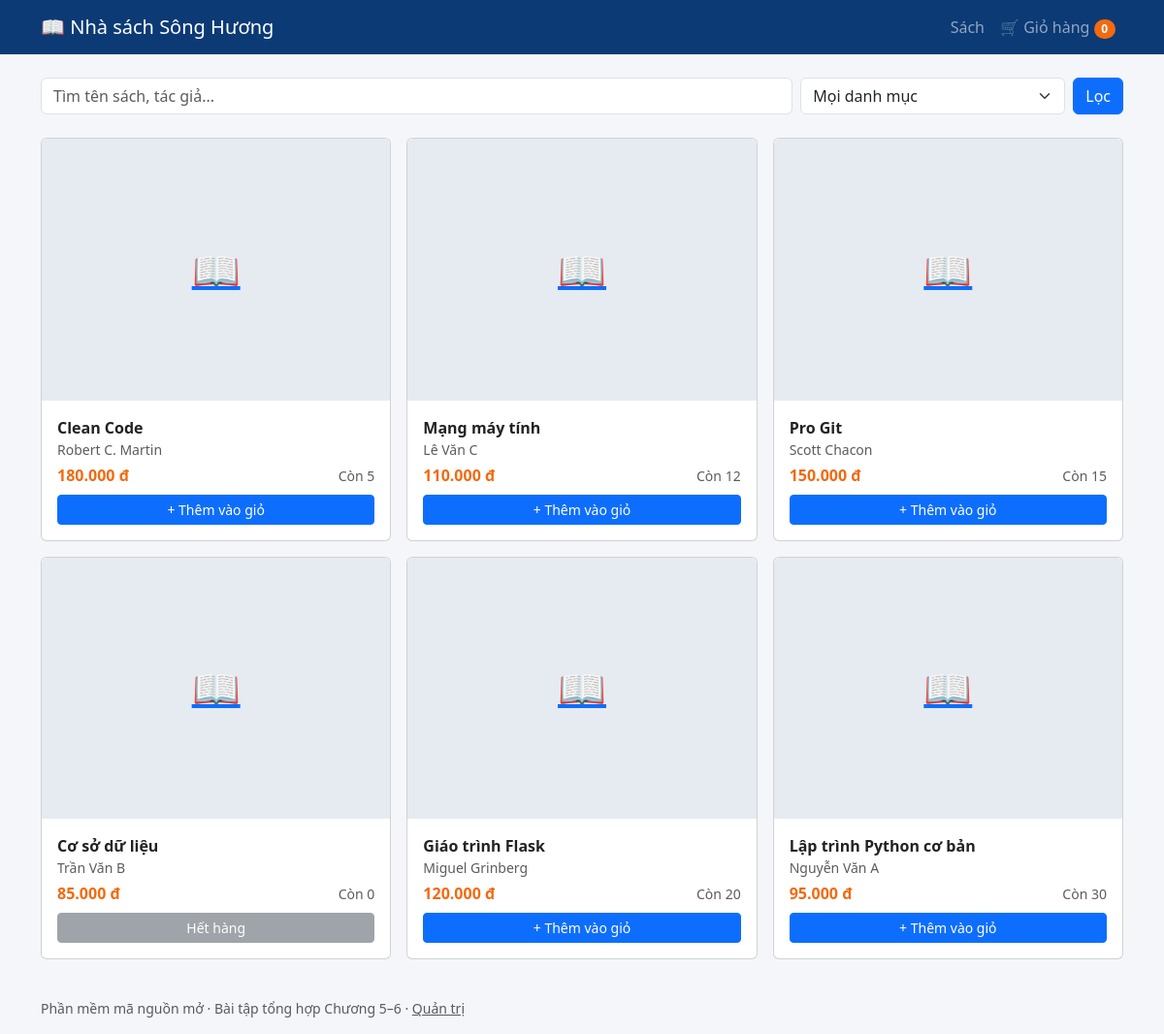
/books, run on the app's committed database.
### models.py (models this page shows, shortened)
class Book(db.Model):
    __tablename__ = "books"
    id = db.Column(db.Integer, primary_key=True)
    title = db.Column(db.String(200), nullable=False)
    author = db.Column(db.String(150), nullable=False)
    publisher = db.Column(db.String(150))
    year = db.Column(db.Integer)
    price = db.Column(db.Integer, nullable=False)
    stock = db.Column(db.Integer, nullable=False, default=0)
    description = db.Column(db.Text)
    cover = db.Column(db.String(100))  # tên file ảnh trong static/uploads/covers
    created_at = db.Column(db.DateTime, nullable=False, default=datetime.now)
    category_id = db.Column(db.Integer, db.ForeignKey("categories.id"), nullable=False)
    category = db.relationship("Category", back_populates="books")
    order_items = db.relationship("OrderItem", back_populates="book")

### shop.py (the view)
@bp.route("/books")
def book_list():
    q = request.args.get("q", "").strip()
    category_id = request.args.get("category", type=int)
    stmt = select(Book).order_by(Book.id.desc())
    if q:
        like = f"%{q}%"
        stmt = stmt.where(or_(Book.title.ilike(like), Book.author.ilike(like)))
    if category_id:
        stmt = stmt.where(Book.category_id == category_id)
    books = db.session.scalars(stmt).all()
    categories = db.session.scalars(select(Category).order_by(Category.name)).all()
    return render_template(
        "shop/book_list.html", books=books, categories=categories, q=q, category_id=category_id
    )

### utils.py (called while the page is built)
def vnd(value):
    return f"{int(value or 0):,}".replace(",", ".") + " đ"

def get_cart():
    cart = session.get("cart")
    return dict(cart) if isinstance(cart, dict) else {}

def cart_count():
    return sum(int(q) for q in get_cart().values())

### templates/shop/book_list.html (shortened to what this page needs)
{% extends "base.html" %}
{% from "_macros.html" import cover %}
{% block content %}
<form class="row g-2 mb-4" method="get" action="{{ url_for('shop.book_list') }}">
  <div class="col-md">
    <input class="form-control" name="q" value="{{ q }}" placeholder="Tìm tên sách, tác giả...">
  </div>
  <div class="col-md-3">
    <select name="category" class="form-select">
      <option value="">Mọi danh mục</option>
    </select>
  </div>
  <div class="col-auto"><button class="btn btn-primary">Lọc</button></div>
</form>
<div class="row row-cols-1 row-cols-sm-2 row-cols-lg-3 g-3">
  {% for b in books %}
  <div class="col">
    <div class="card h-100 book-card">
      <a href="{{ url_for('shop.book_detail', book_id=b.id) }}">{{ cover(b) }}</a>
      <div class="card-body d-flex flex-column">
        <a class="book-title" href="{{ url_for('shop.book_detail', book_id=b.id) }}">{{ b.title }}</a>
        <div class="small text-muted">{{ b.author }}</div>
        <div class="d-flex justify-content-between align-items-baseline mt-1">
          <span class="price">{{ b.price|vnd }}</span>
          <span class="small text-muted">Còn {{ b.stock }}</span>
        </div>
        {% if b.stock > 0 %}
        <form method="post" action="{{ url_for('shop.cart_add', book_id=b.id) }}" class="mt-auto pt-2">
          <button class="btn btn-primary btn-sm w-100">+ Thêm vào giỏ</button>
        </form>
        {% else %}
        <button class="btn btn-secondary btn-sm w-100 mt-auto" disabled>Hết hàng</button>
        {% endif %}
      </div>
    </div>
  </div>
  {% endfor %}
</div>
{% endblock %}

### templates/base.html (shortened to what this page needs)
<!doctype html>
<html lang="vi">
<head>
  <link href="https://cdn.jsdelivr.net/npm/bootstrap@5.3.3/dist/css/bootstrap.min.css" rel="stylesheet">
  <link href="{{ url_for('static', filename='css/style.css') }}" rel="stylesheet">
</head>
<body>
{% block body %}
<nav class="navbar navbar-expand navbar-dark shop-nav">
  <div class="container">
    <a class="navbar-brand" href="{{ url_for('shop.book_list') }}">📖 Nhà sách Sông Hương</a>
    <ul class="navbar-nav ms-auto align-items-center">
      <li class="nav-item"><a class="nav-link" href="{{ url_for('shop.book_list') }}">Sách</a></li>
      <li class="nav-item">
        <a class="nav-link" href="{{ url_for('shop.cart') }}">🛒 Giỏ hàng
          <span class="badge rounded-pill cart-badge">{{ cart_count }}</span></a>
      </li>
    </ul>
  </div>
</nav>
<main class="container py-4">
  {% block content %}{% endblock %}
</main>
<footer class="container py-3 text-muted small">
  Phần mềm mã nguồn mở · Bài tập tổng hợp Chương 5–6 ·
  <a href="{{ url_for('admin.dashboard') }}" class="text-muted">Quản trị</a>
</footer>
{% endblock %}
</body>
</html>

### templates/_macros.html (shortened to what this page needs)
{% macro cover(book, cls="") -%}
  {% if book.cover %}
    <img src="{{ url_for('static', filename='uploads/covers/' ~ book.cover) }}"
         class="book-cover {{ cls }}" alt="{{ book.title }}">
  {% else %}
    <div class="book-cover book-cover-empty {{ cls }}">📖</div>
  {%- endif %}
{%- endmacro %}

### static/css/style.css (style rules this page uses)
:root { --navy: #0b3a75; --orange: #f26a0f; --ink-dark: #1b2437; }
body { background: #f4f6fa; }
.shop-nav { background: var(--navy); }
.cart-badge { background: var(--orange); color: #fff; }
.price { color: var(--orange); font-weight: 700; }
.book-cover { width: 100%; aspect-ratio: 4 / 3; object-fit: cover; background: #e6eaf1; border-radius: .375rem .375rem 0 0; display: block; }
.book-cover-empty { display: flex; align-items: center; justify-content: center; font-size: 2.5rem; color: #9aa6b8; }
.book-title { font-weight: 600; color: #222; text-decoration: none; }

### data on the page
Book: title "Clean Code", author "Robert C. Martin", price|vnd "180.000 đ", stock "5"
Book: title "Mạng máy tính", author "Lê Văn C", price|vnd "110.000 đ", stock "12"
Book: title "Pro Git", author "Scott Chacon", price|vnd "150.000 đ", stock "15"
Book: title "Cơ sở dữ liệu", author "Trần Văn B", price|vnd "85.000 đ", stock "0", shows "Hết hàng"
Book: title "Giáo trình Flask", author "Miguel Grinberg", price|vnd "120.000 đ", stock "20"
Book: title "Lập trình Python cơ bản", author "Nguyễn Văn A", price|vnd "95.000 đ", stock "30"

### other printed values
{{ cart_count }} "0"
